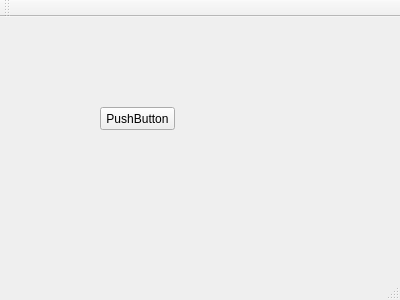
<?xml version="1.0" encoding="UTF-8"?>
<ui version="4.0">
 <class>MainWindow</class>
 <widget class="QMainWindow" name="MainWindow">
  <property name="geometry">
   <rect>
    <x>0</x>
    <y>0</y>
    <width>400</width>
    <height>300</height>
   </rect>
  </property>
  <property name="windowTitle">
   <string>MainWindow</string>
  </property>
  <widget class="QWidget" name="centralWidget">
   <widget class="QPushButton" name="pushButton">
    <property name="geometry">
     <rect>
      <x>100</x>
      <y>90</y>
      <width>75</width>
      <height>23</height>
     </rect>
    </property>
    <property name="text">
     <string>PushButton</string>
    </property>
   </widget>
  </widget>
  <widget class="QMenuBar" name="menuBar">
   <property name="geometry">
    <rect>
     <x>0</x>
     <y>0</y>
     <width>400</width>
     <height>21</height>
    </rect>
   </property>
  </widget>
  <widget class="QToolBar" name="mainToolBar">
   <attribute name="toolBarArea">
    <enum>TopToolBarArea</enum>
   </attribute>
   <attribute name="toolBarBreak">
    <bool>false</bool>
   </attribute>
  </widget>
  <widget class="QStatusBar" name="statusBar"/>
 </widget>
 <layoutdefault spacing="6" margin="11"/>
 <resources/>
 <connections/>
</ui>
